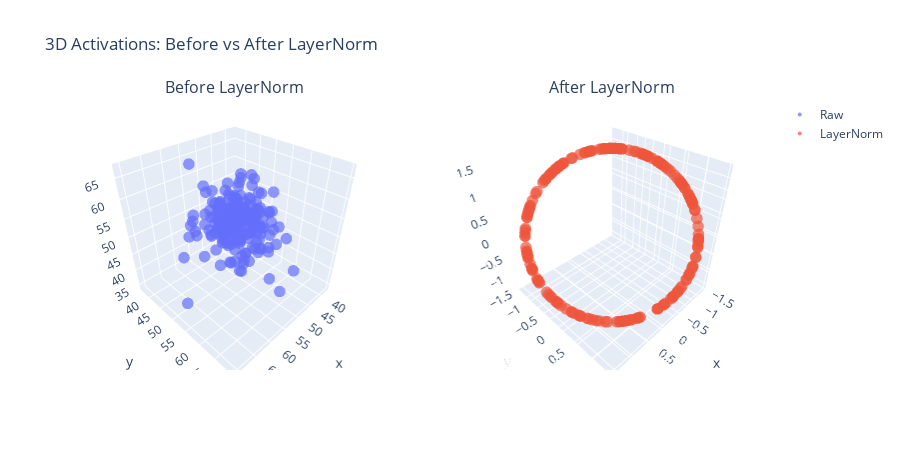

Notebook code cell kept with this figure:
### Code cell
# 3D Interactive Activations Visualization with Plotly

# Generate synthetic activations
torch.manual_seed(0)
x3 = torch.randn(200, 3) * 5 + 50  # deliberately large/shifted
ln3 = nn.LayerNorm(3)
x3_ln = ln3(x3).detach()

fig = make_subplots(
    rows=1, cols=2,
    specs=[[{"type": "scene"}, {"type": "scene"}]],
    subplot_titles=("Before LayerNorm", "After LayerNorm")
)

# Before LN
fig.add_trace(
    go.Scatter3d(
        x=x3[:, 0].numpy(),
        y=x3[:, 1].numpy(),
        z=x3[:, 2].numpy(),
        mode='markers',
        marker=dict(size=4, opacity=0.7),
        name="Raw"
    ),
    row=1, col=1
)

# After LN
fig.add_trace(
    go.Scatter3d(
        x=x3_ln[:, 0].numpy(),
        y=x3_ln[:, 1].numpy(),
        z=x3_ln[:, 2].numpy(),
        mode='markers',
        marker=dict(size=4, opacity=0.7),
        name="LayerNorm"
    ),
    row=1, col=2
)

fig.update_layout(
    title="3D Activations: Before vs After LayerNorm",
    width=900,
    height=450
)

fig.show()

### Figure 1 — Plotly figure (JSON) as saved in the notebook; plotly's stock layout.template omitted (floating-point values rounded to 4 significant figures; data arrays with more than 128 entries replaced by an {"elided": "..."} marker saying what was removed)
{"data": [{"marker": {"opacity": 0.7, "size": 4}, "mode": "markers", "name": "Raw", "scene": "scene", "type": "scatter3d", "x": {"elided": "200 float values"}, "y": {"elided": "200 float values"}, "z": {"elided": "200 float values"}}, {"marker": {"opacity": 0.7, "size": 4}, "mode": "markers", "name": "LayerNorm", "scene": "scene2", "type": "scatter3d", "x": {"elided": "200 float values"}, "y": {"elided": "200 float values"}, "z": {"elided": "200 float values"}}], "layout": {"annotations": [{"font": {"size": 16}, "showarrow": false, "text": "Before LayerNorm", "x": 0.225, "xanchor": "center", "xref": "paper", "y": 1, "yanchor": "bottom", "yref": "paper"}, {"font": {"size": 16}, "showarrow": false, "text": "After LayerNorm", "x": 0.775, "xanchor": "center", "xref": "paper", "y": 1, "yanchor": "bottom", "yref": "paper"}], "height": 450, "scene": {"domain": {"x": [0, 0.45], "y": [0, 1]}}, "scene2": {"domain": {"x": [0.55, 1], "y": [0, 1]}}, "title": {"text": "3D Activations: Before vs After LayerNorm"}, "width": 900}}
